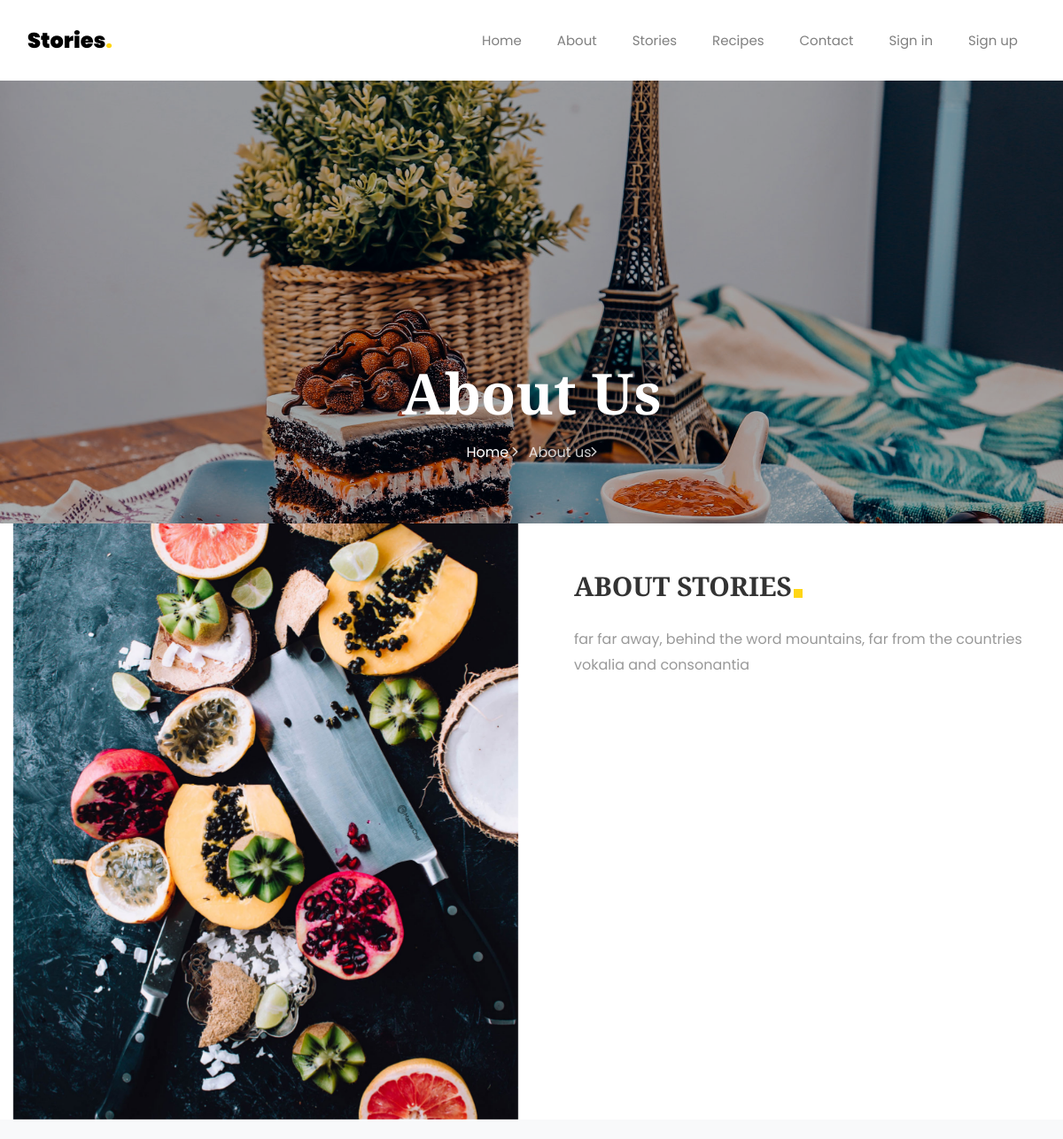
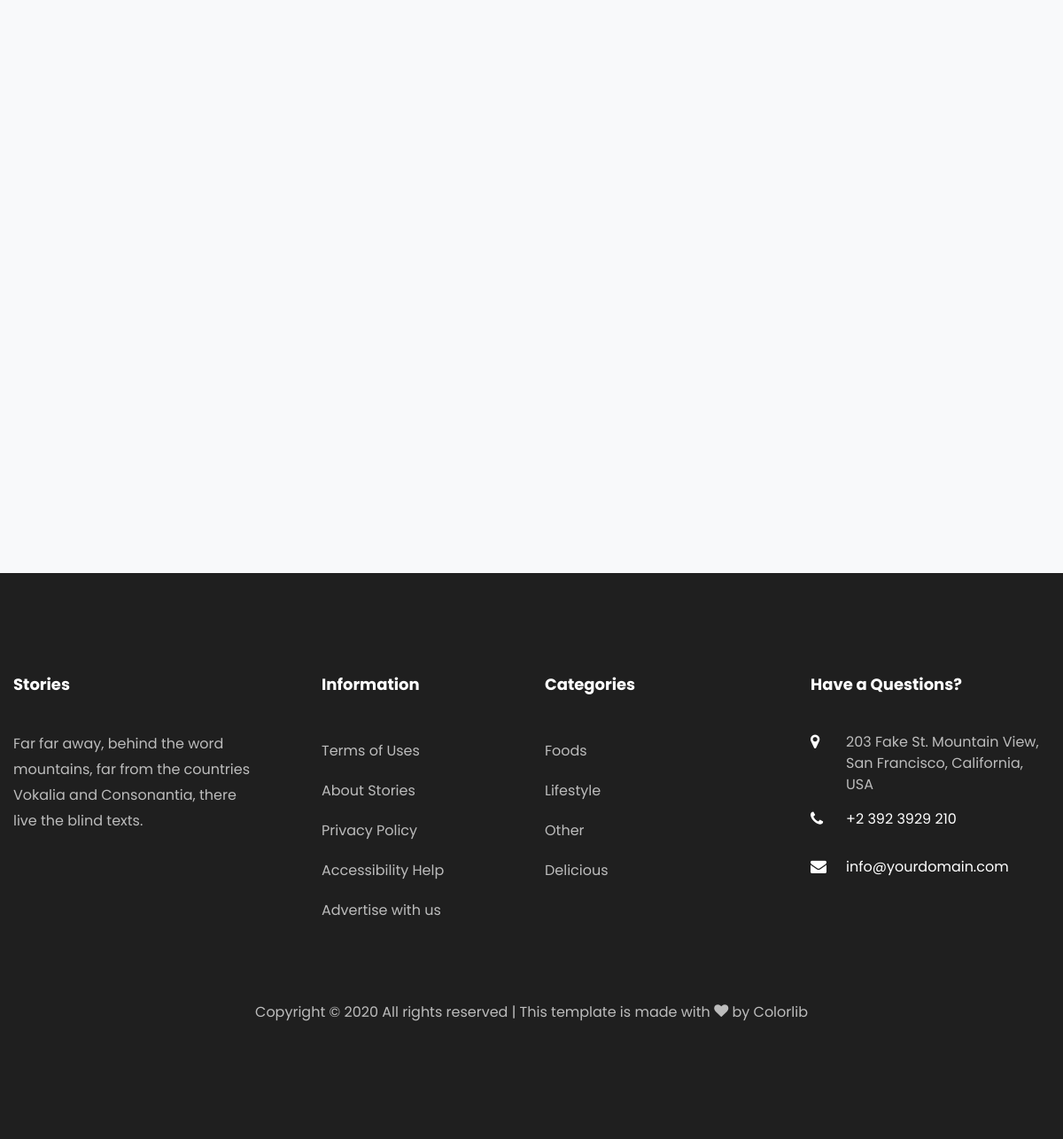
The page /about/ on the database its author committed (2 pictures, top to bottom).
### stories/models.py (models this page shows, shortened)
class NavLinks(models.Model):
    title = models.CharField(max_length=255, blank=False, null=False)
    url = models.CharField(max_length=20, blank=True)
    active = models.BooleanField(default=True)
    create_at = models.DateTimeField(auto_now_add=True)
    updated_at = models.DateTimeField(auto_now=True)

class AboutPage(models.Model):
    title = models.CharField(max_length=255, blank=False, null=True)
    description = models.TextField(blank=False, null=True)
    create_at = models.DateTimeField(auto_now_add=True)
    updated_at = models.DateTimeField(auto_now=True)

class Category(models.Model):
    title = models.CharField(max_length=50, blank=False, null=True)
    image = models.ImageField(upload_to='categories')
    create_at = models.DateTimeField(auto_now_add=True)
    updated_at = models.DateTimeField(auto_now=True)

### stories/views.py (the view)
# urls.py: path('about/',AboutView.as_view(), name='about'),
class AboutView(TemplateView):
    template_name = 'stories/about.html'
    def get_context_data(self, **kwargs):
        context = super().get_context_data(**kwargs)
        context['content'] = AboutPage.objects.last()
        return context

### stories/templatetags/base_filters.py (called while the page is built)
@register.simple_tag
def get_nav_links():
    return NavLinks.objects.filter(active=True)

@register.filter
def custom_text_edit(value, mode):
    if mode == 'upper':
        return value.upper()
    elif mode == 'lower':
        return value.lower()

@register.simple_tag
def get_categories():
    return Category.objects.all()

@register.simple_tag
def get_subscriber_form():
    return SubscriberForm()

### stories/templates/stories/about.html (shortened to what this page needs)
{% extends 'base/index.html' %}
{% load static base_filters %}
{% block content %}
<section class="hero-wrap hero-wrap-2" style="background-image: url('{% static 'images/bg_4.jpg' %}');">
    <div class="overlay"></div>
    <div class="container">
        <div class="row no-gutters slider-text align-items-end justify-content-center">
            <div class="col-md-9 ftco-animate pb-5 text-center">
                <h1 class="mb-3 bread">About Us</h1>
                <p class="breadcrumbs"><span class="mr-2"><a href="index.html">Home <i
                        class="ion-ios-arrow-forward"></i></a></span> <span>About us<i
                        class="ion-ios-arrow-forward"></i></span></p>
            </div>
        </div>
    </div>
</section>
<section class="ftco-counter ftco-section ftco-no-pt ftco-no-pb img" id="section-counter">
    <div class="container">
        <div class="row d-flex">
            <div class="col-md-6 d-flex">
                <div class="img d-flex align-self-stretch" style="background-image:url('{% static 'images/about.jpg' %}');"></div>
            </div>
            <div class="col-md-6 pl-md-5 py-5">
                <div class="row justify-content-start pb-3">
                    <div class="col-md-12 heading-section ftco-animate">
                        <h2 class="mb-4"><span>{{content.title|custom_text_edit:'upper'}}</span></h2>
                        <p>{{ content.description|custom_text_edit:'lower'}}</p>
                    </div>
                </div>
                <div class="row">
                </div>
            </div>
        </div>
    </div>
</section>
<section class="ftco-subscribe ftco-section bg-light">
    <div class="overlay">
        <div class="container">
            <div class="row d-flex justify-content-center">
            </div>
        </div>
    </div>
</section>
{% endblock content %}

### templates/partials/header.html (shortened to what this page needs)
{% load base_filters %}
{% get_nav_links as nav_links %}
<nav class="navbar navbar-expand-lg navbar-dark bg-dark ftco-navbar-light" id="ftco-navbar">
    <div class="container">
        <a class="navbar-brand" href="index.html">Stories<span>.</span></a>
        <div class="collapse navbar-collapse" id="ftco-nav">
            <ul class="navbar-nav ml-auto">
                {% for link in nav_links %}
                    {% if link.url == '/accounts/login' %}
                        {% if not user.is_authenticated %}
                            <li class="nav-item active"><a href="{{ link.url }}" class="nav-link">{{ link.title }}</a></li>
                            {% else %}
                             <li class="nav-item active"><a href="{% url 'accounts:logout' %}" class="nav-link">Log out</a></li>
                             <li class="nav-item active"><a href="{% url 'stories:user-profile' request.user.id %}" class="nav-link">Profile</a></li>
                        {% endif %}
                    {% elif link.url == '/accounts/register' %}
                        {% if not user.is_authenticated %}
                            <li class="nav-item active"><a href="{{ link.url }}" class="nav-link">{{ link.title }}</a></li>
                        {% endif %}
                    {% else %}
                        <li class="nav-item active"><a href="{{ link.url }}" class="nav-link">{{ link.title }}</a></li>
                    {% endif %}
                {% endfor %}
            </ul>
        </div>
    </div>
</nav>

### templates/partials/footer.html (shortened to what this page needs)
{% load static base_filters %}
<footer class="ftco-footer ftco-footer-2 ftco-section">
    <div class="container">
        <div class="row mb-5">
            <div class="col-md">
                <div class="ftco-footer-widget mb-4">
                    <h2 class="ftco-heading-2">Stories</h2>
                    <p>Far far away, behind the word mountains, far from the countries Vokalia and Consonantia, there live the blind texts.</p>
                    <ul class="ftco-footer-social list-unstyled float-md-left float-lft mt-5">
                    </ul>
                </div>
            </div>
            <div class="col-md">
                <div class="ftco-footer-widget mb-4 ml-md-5">
                    <h2 class="ftco-heading-2">Information</h2>
                    <ul class="list-unstyled">
                        <li><a href="#" class="py-2 d-block">Terms of Uses</a></li>
                        <li><a href="#" class="py-2 d-block">About Stories</a></li>
                        <li><a href="#" class="py-2 d-block">Privacy Policy</a></li>
                        <li><a href="#" class="py-2 d-block">Accessibility Help</a></li>
                        <li><a href="#" class="py-2 d-block">Advertise with us</a></li>
                    </ul>
                </div>
            </div>
            <div class="col-md">
                <div class="ftco-footer-widget mb-4">
                    <h2 class="ftco-heading-2">Categories</h2>
                    <ul class="list-unstyled">
                    {% get_categories as categories %}
                    {% for category in categories|slice:":4" %}
                        <li><a href="#" class="py-2 d-block">{{category.title}}</a></li>
                    {% endfor %}
                    </ul>
                </div>
            </div>
            <div class="col-md">
                <div class="ftco-footer-widget mb-4">
                    <h2 class="ftco-heading-2">Have a Questions?</h2>
                    <div class="block-23 mb-3">
                        <ul>
                            <li><span class="icon icon-map-marker"></span><span class="text">203 Fake St. Mountain View, San Francisco, California, USA</span>
                            </li>
                            <li><a href="#"><span class="icon icon-phone"></span><span
                                class="text">+2 392 3929 210</span></a></li>
                            <li><a href="#"><span class="icon icon-envelope"></span><span class="text">info@yourdomain.com</span></a>
                            </li>
                        </ul>
                    </div>
                </div>
            </div>
        </div>
        <div class="row">
            <div class="col-md-12 text-center">
                <p>
                    Copyright &copy;
                    All rights reserved | This template is made with <i class="icon-heart color-danger" aria-hidden="true"></i> by <a href="https://colorlib.com" target="_blank">Colorlib</a>
                </p>
            </div>
        </div>
    </div>
</footer>

### static/css/icomoon.css (style rules this page uses)
[class^="icon-"], [class*=" icon-"] { font-family: 'icomoon' !important; speak: none; font-style: normal; font-weight: normal; font-variant: normal; text-transform: none; line-height: 1; -webkit-font-smoothing: antialiased; -moz-osx-font-smoothing: grayscale; }
.icon-heart:before { content: "\f004"; }
.icon-map-marker:before { content: "\f041"; }
.icon-phone:before { content: "\f095"; }
.icon-envelope:before { content: "\f0e0"; }

### rows shown on the page
NavLinks: title "Home"
NavLinks: title "About"
NavLinks: title "Stories"
NavLinks: title "Recipes"
NavLinks: title "Contact"
NavLinks: title "Sign in"
NavLinks: title "Sign up"
AboutPage: title|custom_text_edit "ABOUT STORIES", description|custom_text_edit "far far away, behind the word mountains, far from the countries vokalia and consonantia"
Category: title "Foods"
Category: title "Lifestyle"
Category: title "Other"
Category: title "Delicious"
